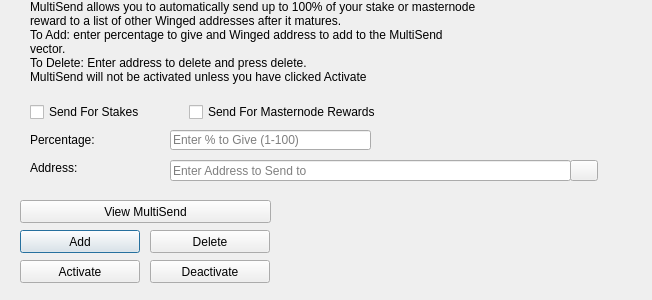
<?xml version="1.0" encoding="UTF-8"?>
<ui version="4.0">
 <class>MultiSendDialog</class>
 <widget class="QDialog" name="MultiSendDialog">
  <property name="windowModality">
   <enum>Qt::NonModal</enum>
  </property>
  <property name="geometry">
   <rect>
    <x>0</x>
    <y>0</y>
    <width>652</width>
    <height>300</height>
   </rect>
  </property>
  <property name="windowTitle">
   <string>MultiSend</string>
  </property>
  <widget class="QLineEdit" name="multiSendPercentEdit">
   <property name="geometry">
    <rect>
     <x>170</x>
     <y>130</y>
     <width>201</width>
     <height>20</height>
    </rect>
   </property>
   <property name="toolTip">
    <string>Enter whole numbers 1 - 100</string>
   </property>
   <property name="placeholderText">
    <string>Enter % to Give (1-100)</string>
   </property>
  </widget>
  <widget class="QLineEdit" name="multiSendAddressEdit">
   <property name="geometry">
    <rect>
     <x>170</x>
     <y>160</y>
     <width>401</width>
     <height>21</height>
    </rect>
   </property>
   <property name="toolTip">
    <string/>
   </property>
   <property name="placeholderText">
    <string>Enter Address to Send to</string>
   </property>
  </widget>
  <widget class="QLabel" name="label_2">
   <property name="geometry">
    <rect>
     <x>30</x>
     <y>0</y>
     <width>451</width>
     <height>121</height>
    </rect>
   </property>
   <property name="lineWidth">
    <number>1</number>
   </property>
   <property name="text">
    <string>MultiSend allows you to automatically send up to 100% of your stake or masternode reward to a list of other Winged addresses after it matures.
To Add: enter percentage to give and Winged address to add to the MultiSend vector.
To Delete: Enter address to delete and press delete.
MultiSend will not be activated unless you have clicked Activate</string>
   </property>
   <property name="alignment">
    <set>Qt::AlignLeading|Qt::AlignLeft|Qt::AlignTop</set>
   </property>
   <property name="wordWrap">
    <bool>true</bool>
   </property>
  </widget>
  <widget class="QLabel" name="message">
   <property name="geometry">
    <rect>
     <x>290</x>
     <y>200</y>
     <width>351</width>
     <height>91</height>
    </rect>
   </property>
   <property name="text">
    <string/>
   </property>
  </widget>
  <widget class="QPushButton" name="addButton">
   <property name="geometry">
    <rect>
     <x>20</x>
     <y>230</y>
     <width>120</width>
     <height>23</height>
    </rect>
   </property>
   <property name="toolTip">
    <string/>
   </property>
   <property name="statusTip">
    <string>Add to MultiSend Vector</string>
   </property>
   <property name="text">
    <string>Add</string>
   </property>
  </widget>
  <widget class="QPushButton" name="disableButton">
   <property name="geometry">
    <rect>
     <x>150</x>
     <y>260</y>
     <width>120</width>
     <height>23</height>
    </rect>
   </property>
   <property name="statusTip">
    <string>Deactivate MultiSend</string>
   </property>
   <property name="text">
    <string>Deactivate</string>
   </property>
  </widget>
  <widget class="QPushButton" name="addressBookButton">
   <property name="geometry">
    <rect>
     <x>570</x>
     <y>160</y>
     <width>28</width>
     <height>21</height>
    </rect>
   </property>
   <property name="toolTip">
    <string>Choose an address from the address book</string>
   </property>
   <property name="text">
    <string/>
   </property>
   <property name="icon">
    <iconset resource="../winged.qrc">
     <normaloff>:/icons/address-book</normaloff>:/icons/address-book</iconset>
   </property>
   <property name="shortcut">
    <string>Alt+A</string>
   </property>
   <property name="autoDefault">
    <bool>false</bool>
   </property>
  </widget>
  <widget class="QLabel" name="label">
   <property name="geometry">
    <rect>
     <x>30</x>
     <y>130</y>
     <width>121</width>
     <height>20</height>
    </rect>
   </property>
   <property name="toolTip">
    <string>Percentage of stake to send</string>
   </property>
   <property name="text">
    <string>Percentage:</string>
   </property>
  </widget>
  <widget class="QLabel" name="label_5">
   <property name="geometry">
    <rect>
     <x>30</x>
     <y>160</y>
     <width>111</width>
     <height>16</height>
    </rect>
   </property>
   <property name="toolTip">
    <string>Address to send portion of stake to</string>
   </property>
   <property name="text">
    <string>Address:</string>
   </property>
  </widget>
  <widget class="QPushButton" name="deleteButton">
   <property name="geometry">
    <rect>
     <x>150</x>
     <y>230</y>
     <width>120</width>
     <height>23</height>
    </rect>
   </property>
   <property name="toolTip">
    <string/>
   </property>
   <property name="statusTip">
    <string>Delete Address From MultiSend Vector</string>
   </property>
   <property name="text">
    <string>Delete</string>
   </property>
  </widget>
  <widget class="QPushButton" name="activateButton">
   <property name="geometry">
    <rect>
     <x>20</x>
     <y>260</y>
     <width>120</width>
     <height>23</height>
    </rect>
   </property>
   <property name="statusTip">
    <string>Activate MultiSend</string>
   </property>
   <property name="text">
    <string>Activate</string>
   </property>
  </widget>
  <widget class="QPushButton" name="viewButton">
   <property name="geometry">
    <rect>
     <x>20</x>
     <y>200</y>
     <width>251</width>
     <height>23</height>
    </rect>
   </property>
   <property name="toolTip">
    <string/>
   </property>
   <property name="statusTip">
    <string>View MultiSend Vector</string>
   </property>
   <property name="text">
    <string>View MultiSend</string>
   </property>
  </widget>
  <widget class="QWidget" name="horizontalLayoutWidget">
   <property name="geometry">
    <rect>
     <x>30</x>
     <y>100</y>
     <width>351</width>
     <height>24</height>
    </rect>
   </property>
   <layout class="QHBoxLayout" name="horizontalLayout">
    <item>
     <widget class="QCheckBox" name="multiSendStakeCheckBox">
      <property name="text">
       <string>Send For Stakes</string>
      </property>
     </widget>
    </item>
    <item>
     <widget class="QCheckBox" name="multiSendMasternodeCheckBox">
      <property name="text">
       <string>Send For Masternode Rewards</string>
      </property>
     </widget>
    </item>
   </layout>
  </widget>
 </widget>
 <resources>
  <include location="../winged.qrc"/>
 </resources>
 <connections/>
</ui>
